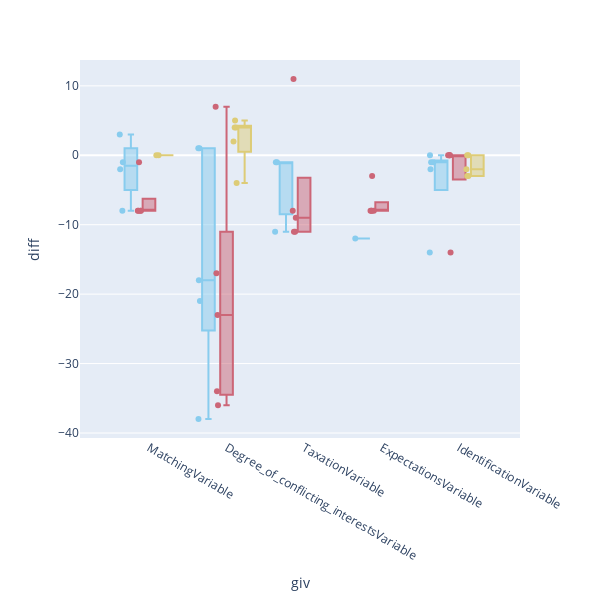

Write notebook code for a chart like this one.
### Code cell
color_palette = px.colors.qualitative.Safe
fig = px.box(DATA_VIS[DATA_VIS.giv.isin(neg_dif)], 
             x="giv", y="diff", color="th", points='all',
             color_discrete_sequence=color_palette)
fig.update_layout(yaxis={'categoryorder': 'total descending'})
fig.update_layout(width=600, height=600, showlegend=False)
fig.write_image("../visualisations/llm_neg_diff_giv_all.pdf", format='pdf')

fig.show()

### Figure 1 — Plotly figure (JSON) as saved in the notebook; plotly's stock layout.template omitted (floating-point values rounded to 4 significant figures)
{"data": [{"alignmentgroup": "True", "boxpoints": "all", "hovertemplate": "th=regular<br>giv=%{x}<br>diff=%{y}<extra></extra>", "legendgroup": "regular", "marker": {"color": "rgb(136, 204, 238)"}, "name": "regular", "notched": false, "offsetgroup": "regular", "orientation": "v", "showlegend": true, "type": "box", "x": ["MatchingVariable", "MatchingVariable", "MatchingVariable", "MatchingVariable", "Degree_of_conflicting_interestsVariable", "Degree_of_conflicting_interestsVariable", "Degree_of_conflicting_interestsVariable", "Degree_of_conflicting_interestsVariable", "Degree_of_conflicting_interestsVariable", "TaxationVariable", "TaxationVariable", "TaxationVariable", "ExpectationsVariable", "IdentificationVariable", "IdentificationVariable", "IdentificationVariable", "IdentificationVariable", "IdentificationVariable"], "x0": " ", "xaxis": "x", "y": [-8, -1, 3, -2, -38, -18, -21, 1, 1, -11, -1, -1, -12, -1, 0, -2, -14, -1], "y0": " ", "yaxis": "y"}, {"alignmentgroup": "True", "boxpoints": "all", "hovertemplate": "th=study_mod<br>giv=%{x}<br>diff=%{y}<extra></extra>", "legendgroup": "study_mod", "marker": {"color": "rgb(204, 102, 119)"}, "name": "study_mod", "notched": false, "offsetgroup": "study_mod", "orientation": "v", "showlegend": true, "type": "box", "x": ["MatchingVariable", "MatchingVariable", "MatchingVariable", "MatchingVariable", "MatchingVariable", "Degree_of_conflicting_interestsVariable", "Degree_of_conflicting_interestsVariable", "Degree_of_conflicting_interestsVariable", "Degree_of_conflicting_interestsVariable", "Degree_of_conflicting_interestsVariable", "TaxationVariable", "TaxationVariable", "TaxationVariable", "TaxationVariable", "TaxationVariable", "ExpectationsVariable", "ExpectationsVariable", "ExpectationsVariable", "ExpectationsVariable", "ExpectationsVariable", "IdentificationVariable", "IdentificationVariable", "IdentificationVariable", "IdentificationVariable", "IdentificationVariable"], "x0": " ", "xaxis": "x", "y": [-1, -8, -8, -8, -8, 7, -36, -34, -23, -17, -11, 11, -8, -9, -11, -8, -3, -8, -8, -8, 0, -14, 0, 0, 0], "y0": " ", "yaxis": "y"}, {"alignmentgroup": "True", "boxpoints": "all", "hovertemplate": "th=var_mod<br>giv=%{x}<br>diff=%{y}<extra></extra>", "legendgroup": "var_mod", "marker": {"color": "rgb(221, 204, 119)"}, "name": "var_mod", "notched": false, "offsetgroup": "var_mod", "orientation": "v", "showlegend": true, "type": "box", "x": ["MatchingVariable", "MatchingVariable", "Degree_of_conflicting_interestsVariable", "Degree_of_conflicting_interestsVariable", "Degree_of_conflicting_interestsVariable", "Degree_of_conflicting_interestsVariable", "Degree_of_conflicting_interestsVariable", "IdentificationVariable", "IdentificationVariable", "IdentificationVariable", "IdentificationVariable", "IdentificationVariable"], "x0": " ", "xaxis": "x", "y": [0, 0, -4, 5, 2, 4, 4, 0, -2, -3, -3, 0], "y0": " ", "yaxis": "y"}], "layout": {"boxmode": "group", "height": 600, "legend": {"title": {"text": "th"}, "tracegroupgap": 0}, "margin": {"t": 60}, "showlegend": false, "width": 600, "xaxis": {"anchor": "y", "domain": [0, 1], "title": {"text": "giv"}}, "yaxis": {"anchor": "x", "categoryorder": "total descending", "domain": [0, 1], "title": {"text": "diff"}}}}
